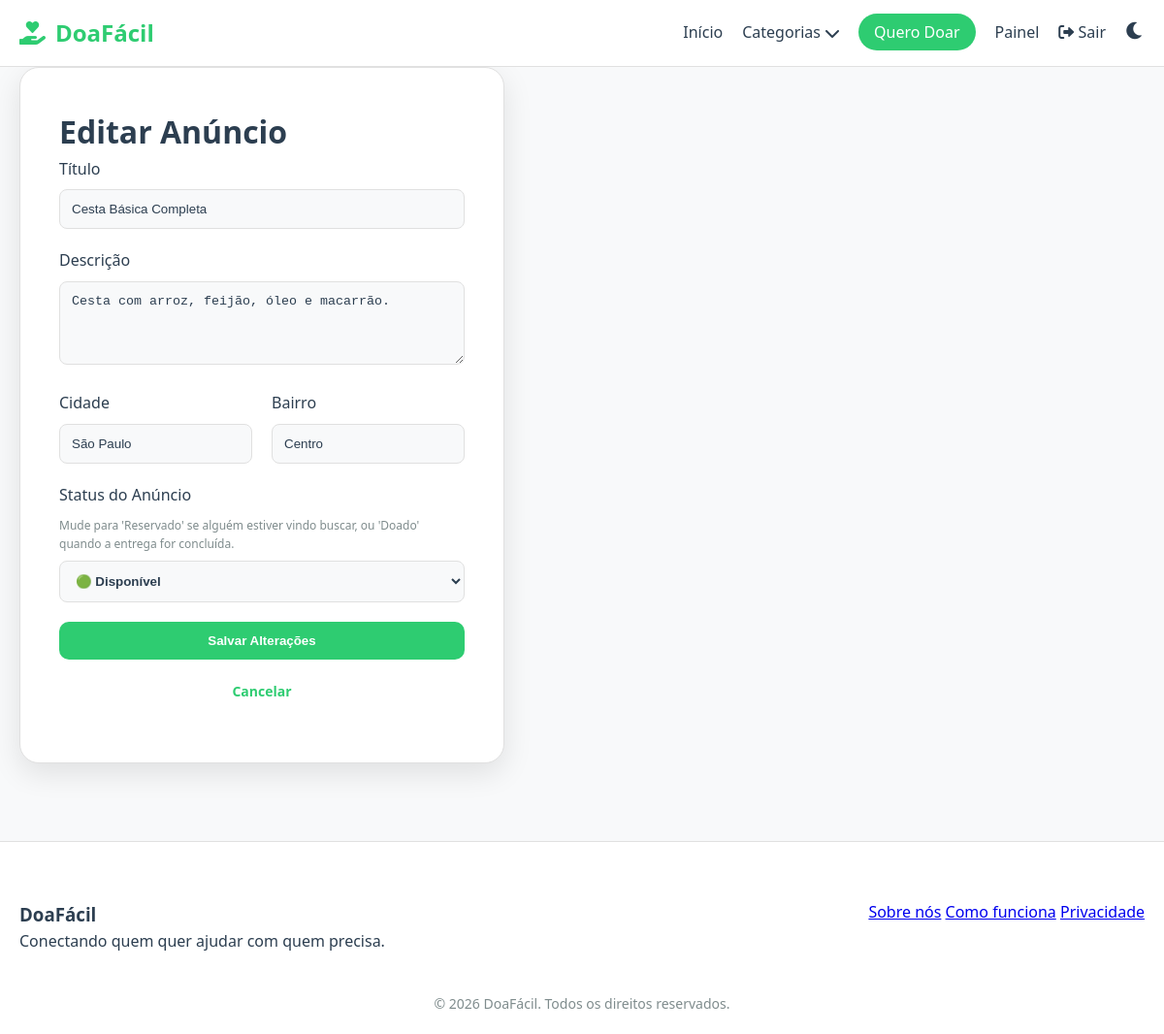
/editar_doacao/1 (signed in), run on the app's committed database.
### modelos.py (models this page shows)
class Doacao(db.Model):
    id = db.Column(db.Integer, primary_key=True)
    titulo = db.Column(db.String(100), nullable=False)
    descricao = db.Column(db.Text, nullable=False)
    categoria_id = db.Column(db.Integer, db.ForeignKey('categoria.id'), nullable=False)
    subcategoria_id = db.Column(db.Integer, db.ForeignKey('subcategoria.id'), nullable=False)
    cidade = db.Column(db.String(100), nullable=False)
    bairro = db.Column(db.String(100), nullable=False)
    whatsapp = db.Column(db.String(20), nullable=False)
    imagem = db.Column(db.String(200), nullable=True)
    condicao = db.Column(db.String(50), nullable=True)
    status = db.Column(db.String(20), default='Disponível') # 'Disponível', 'Reservado', 'Doado'
    data_criacao = db.Column(db.DateTime, default=datetime.utcnow)
    doador_id = db.Column(db.Integer, db.ForeignKey('usuario.id'), nullable=False)
    categoria = db.relationship('Categoria', backref=db.backref('doacoes_list', lazy=True))
    subcategoria = db.relationship('Subcategoria', backref=db.backref('doacoes_list', lazy=True))
    pet_detalhes = db.relationship('PetDetalhes', backref='doacao', uselist=False, cascade="all, delete-orphan")
    solicitacoes = db.relationship('Solicitacao', backref='doacao', lazy=True, cascade="all, delete-orphan")
    favoritados = db.relationship('Favorito', backref='doacao', lazy=True, cascade="all, delete-orphan")

### app.py (the view, shortened to what this page needs)
@app.route('/editar_doacao/<int:id>', methods=['GET', 'POST'])
@login_required
def editar_doacao(id):
    doacao = Doacao.query.get_or_404(id)
    if doacao.doador_id != current_user.id:
        return redirect(url_for('index'))
    return render_template('editar_doacao.html', doacao=doacao)

### app.py (called while the page is built)
@login_manager.user_loader
def load_user(user_id):
    return Usuario.query.get(int(user_id))

@app.context_processor
def inject_categories():
    return dict(todas_categorias_global=Categoria.query.all())

### templates/editar_doacao.html (shortened to what this page needs)
{% extends 'base.html' %}
{% block content %}
<div class="container form-container">
    <div class="auth-card">
        <h1>Editar Anúncio</h1>
        <form method="POST">
            <div class="form-group">
                <label>Título</label>
                <input type="text" name="titulo" value="{{ doacao.titulo }}" required>
            </div>
            <div class="form-group">
                <label>Descrição</label>
                <textarea name="descricao" rows="4" required>{{ doacao.descricao }}</textarea>
            </div>
            <div class="form-row">
                <div class="form-group">
                    <label>Cidade</label>
                    <input type="text" name="cidade" value="{{ doacao.cidade }}" required>
                </div>
                <div class="form-group">
                    <label>Bairro</label>
                    <input type="text" name="bairro" value="{{ doacao.bairro }}" required>
                </div>
            </div>
            <div class="form-group">
                <label>Status do Anúncio</label>
                <p class="form-help">Mude para 'Reservado' se alguém estiver vindo buscar, ou 'Doado' quando a entrega for concluída.</p>
                <select name="status" class="status-select">
                    <option value="Disponível" {% if doacao.status == 'Disponível' %}selected{% endif %}>🟢 Disponível</option>
                </select>
            </div>
            <button type="submit" class="btn btn-primary btn-full">Salvar Alterações</button>
            <a href="{{ url_for('painel_doador') }}" class="btn btn-link btn-full">Cancelar</a>
        </form>
    </div>
</div>
{% endblock %}

### static/css/style.css (style rules this page uses)
:root { --primary-color: #2ecc71; --secondary-color: #3498db; --bg-color: #f8f9fa; --card-bg: #ffffff; --text-color: #2c3e50; --text-muted: #7f8c8d; --border-color: #e0e0e0; --white: #ffffff; --danger: #e74c3c; --warning: #f1c40f; --success: #27ae60; }
* { margin: 0; padding: 0; box-sizing: border-box; }
body { font-family: 'Segoe UI', Tahoma, Geneva, Verdana, sans-serif; background-color: var(--bg-color); color: var(--text-color); line-height: 1.6; transition: background-color 0.3s, color 0.3s; }
.container { max-width: 1200px; margin: 0 auto; padding: 0 20px; }
.btn { padding: 12px 24px; border-radius: 10px; text-decoration: none; font-weight: 600; cursor: pointer; border: none; display: inline-block; transition: opacity 0.2s; }
.btn-primary { background: var(--primary-color); color: white; }
.btn-full { width: 100%; text-align: center; margin-bottom: 10px; }
.auth-card { background: var(--card-bg); padding: 40px; border-radius: 20px; box-shadow: 0 10px 30px rgba(0,0,0,0.1); width: 100%; max-width: 500px; border: 1px solid var(--border-color); }
.form-group { margin-bottom: 20px; }
.form-group label { display: block; margin-bottom: 8px; font-weight: 500; }
.form-help { font-size: 12px; color: var(--text-muted); margin-bottom: 8px; }
.status-select { font-weight: bold; }
.form-group input, .form-group select, .form-group textarea { width: 100%; padding: 12px; border: 1px solid var(--border-color); border-radius: 8px; background: var(--bg-color); color: var(--text-color); }
.form-row { display: grid; grid-template-columns: 1fr 1fr; gap: 20px; }
.btn-link { font-weight: bold; color: var(--primary-color); text-decoration: none; font-size: 14px; margin-top: auto; }

### data on the page
Doacao: titulo "Cesta Básica Completa", descricao "Cesta com arroz, feijão, óleo e macarrão.", cidade "São Paulo", bairro "Centro", status "🟢 Disponível"
